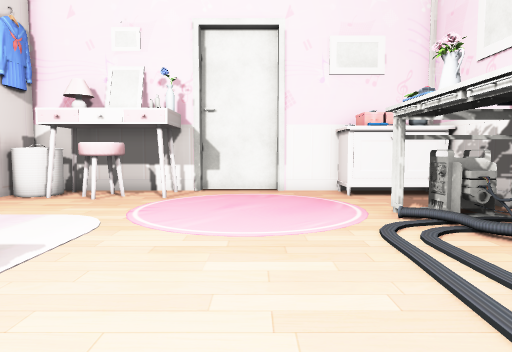
view 1 (above)

16 first-person views from a walk through a scene from a Unity 3-D project. The camera is 1.5 m above the floor, tilts 4° down and sees 75° across. The floor is counted in squares, 1 m on a side. Each view is taken from the middle of a square. On the plan, view 1 faces up. The plan holds only what a view shows up to about 15 squares ahead; the rest is blank. The place goes on beyond the plan. The player is left out. Some animated figures are left out. Some surface patterns are stand-ins.

view 2
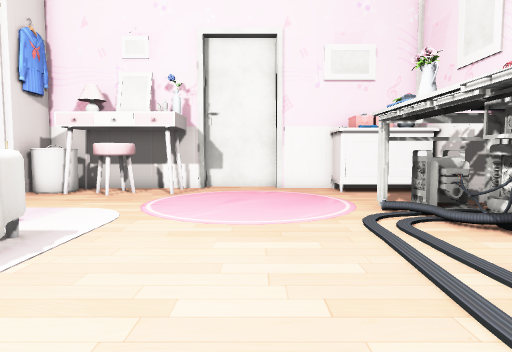

view 3
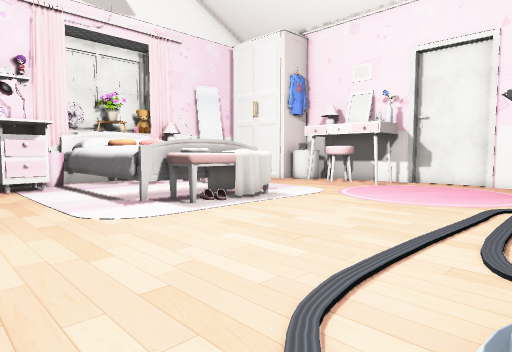

view 4
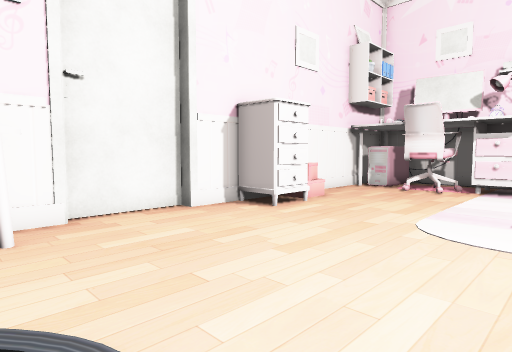

view 5
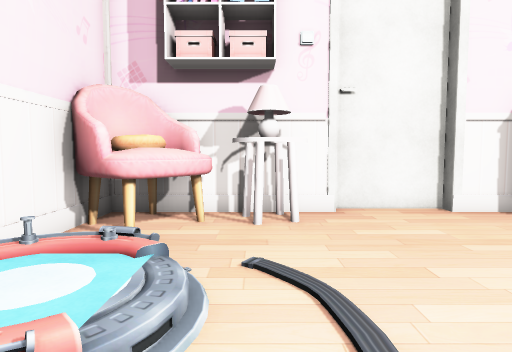

view 6
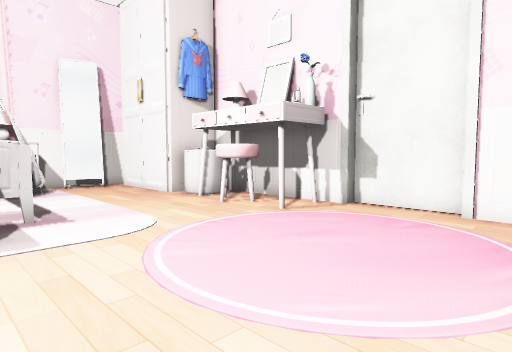

view 7
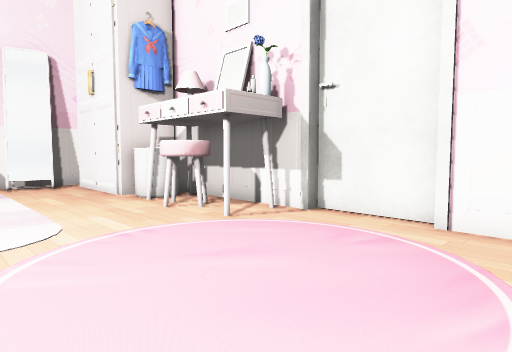

view 8
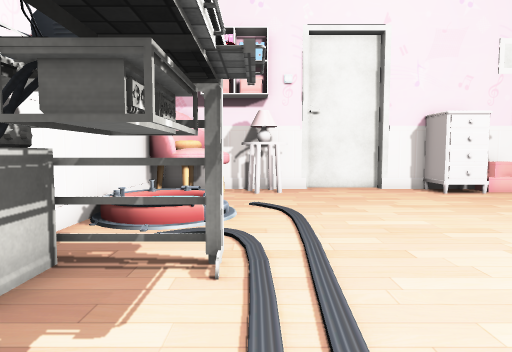

view 9
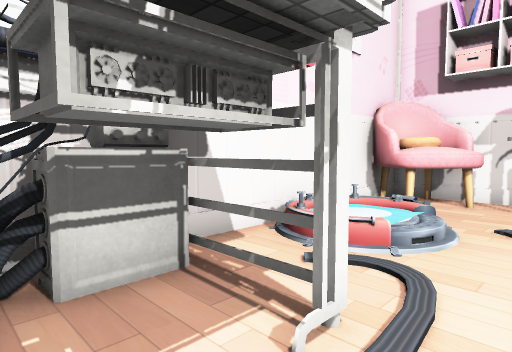

view 10
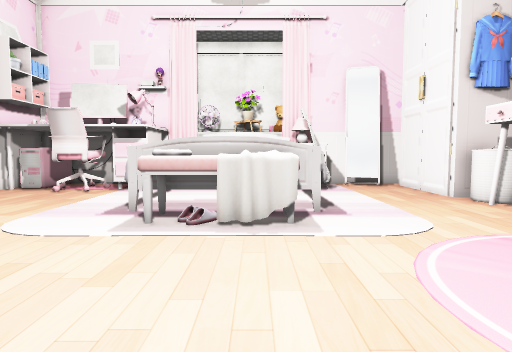

view 11
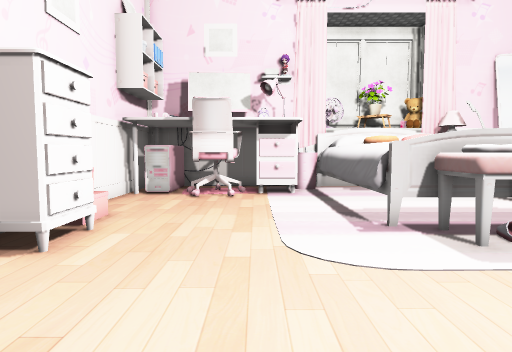

view 12
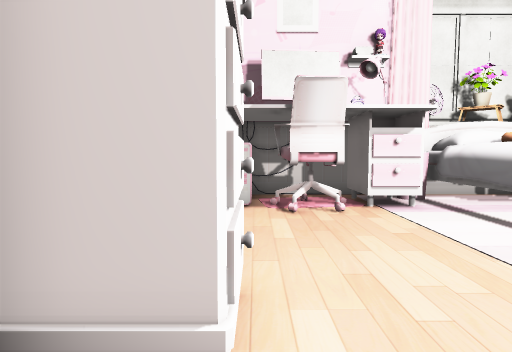

view 13
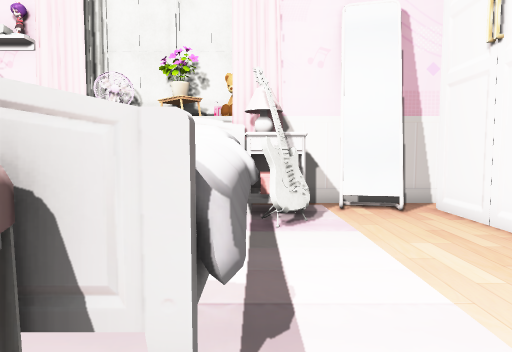

view 14
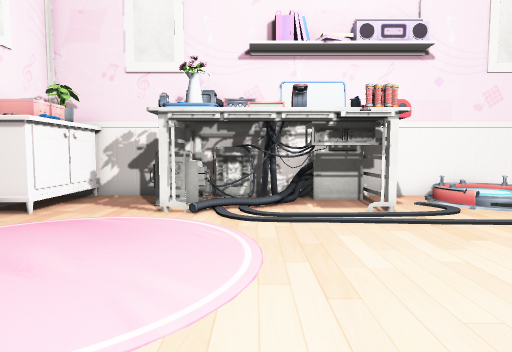

view 15
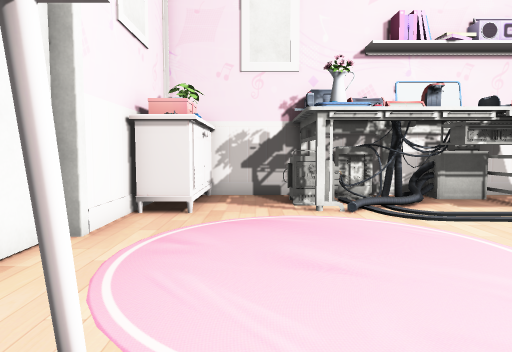

view 16
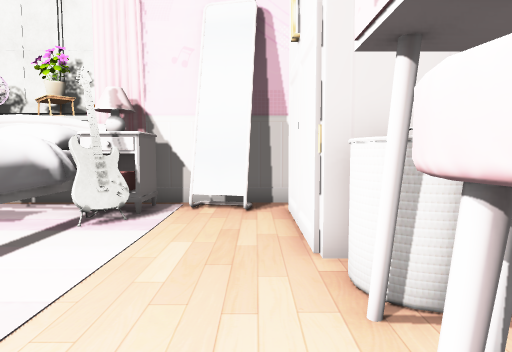

### Floor plan
Key: @ floor where view 1 was taken; # wall or solid block; . main floor; : floor 0.25 m higher than the main floor; / step, stairs or slope; = window, fence, low wall or low ledge; ^ raised ledge; O other object.
Columns run from 14 left of view 1 to 7 right of it. Each row starts with its distance up from view 1.
 14             OOOO
 13      ########..####
 12      #OO##.......#####
 11  #####O###.#.........#
 10  #...................#
  9  #.................OO#
  8  #................####
  7  ##O..............:###
  6  ########..........##
  5   ## ^^^^^#....... #
  4    #O   ^#^........#
  3    #    ^^^.......###
  2    #    ^O#.......####
  1 ####^^^^^............#
  0 #OO...........@...///#
 -1 ####..............://#
 -2   ##..............//=#
 -3   ###............../ #
 -4   ###..............OO#
 -5   #......##.....OOOOO#
 -6  ###...^^ #......OOOO#
 -7  #######  ##O#########

Positions as (right, up) in squares from view 1, and headings:
1: (0, 0), facing up
2: (0, -1), facing up
3: (4, -4), facing up-left
4: (3, 1), facing down-left
5: (3, 2), facing down
6: (3, 4), facing up-left
7: (3, 6), facing up-left
8: (3, 7), facing down
9: (2, 5), facing down-right
10: (3, 4), facing left
11: (1, -2), facing left
12: (-2, -5), facing left
13: (-4, 6), facing left
14: (-5, 6), facing right
15: (-5, 10), facing right
16: (-4, 10), facing left
